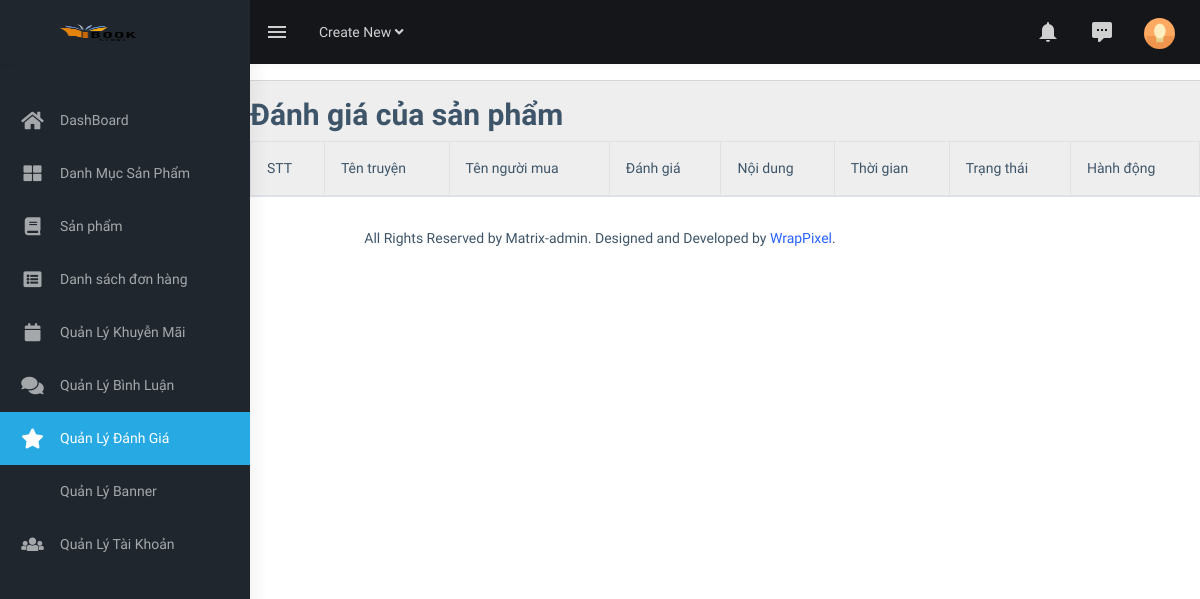
The app's page /admin/?act=danh-gia (signed in), older data.
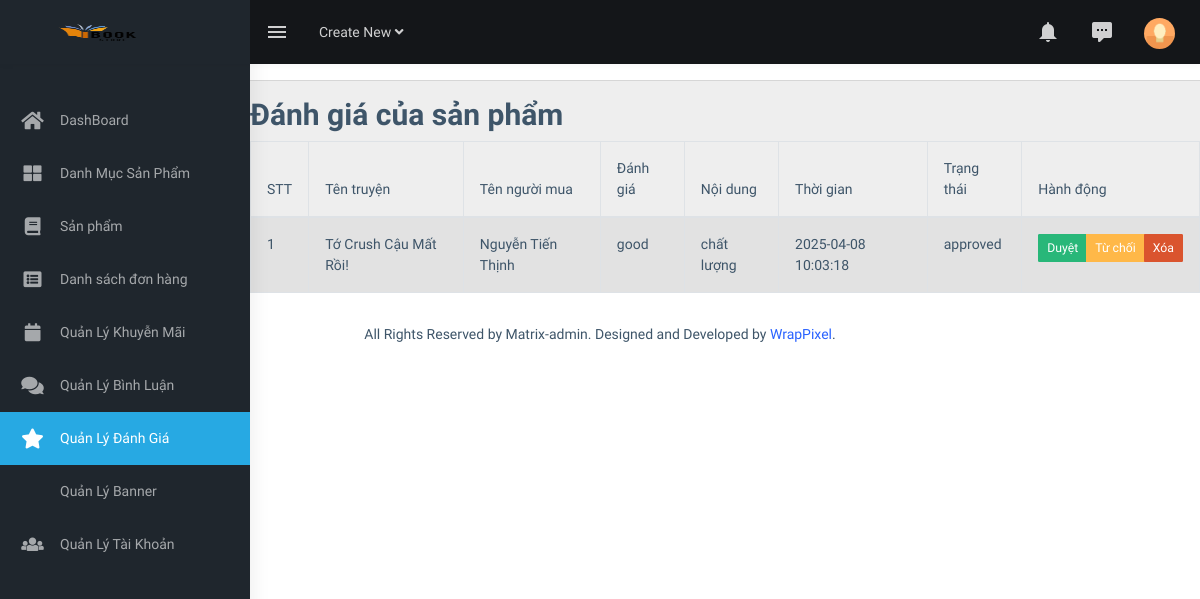
The same page, newer data.
### tables this page shows
CREATE TABLE `reviews` (
  `id` int NOT NULL,
  `comic_id` int DEFAULT NULL,
  `user_id` int DEFAULT NULL,
  `rating` enum('very_bad','bad','average','good','excellent') NOT NULL,
  `review_text` text,
  `created_at` timestamp NULL DEFAULT CURRENT_TIMESTAMP,
  `status` enum('pending','approved','rejected') DEFAULT 'pending',
  `order_id` int DEFAULT NULL
);

CREATE TABLE `comics` (
  `id` int NOT NULL,
  `title` varchar(255) NOT NULL,
  `author_id` int DEFAULT NULL,
  `category_id` int DEFAULT NULL,
  `description` text,
  `publication_date` date DEFAULT NULL,
  `price` decimal(10,2) DEFAULT NULL,
  `original_price` decimal(10,2) DEFAULT NULL,
  `stock_quantity` int NOT NULL,
  `image` varchar(255) DEFAULT NULL,
  `created_at` timestamp NULL DEFAULT CURRENT_TIMESTAMP,
  `updated_at` timestamp NULL DEFAULT CURRENT_TIMESTAMP ON UPDATE CURRENT_TIMESTAMP
);

CREATE TABLE `users` (
  `id` int NOT NULL,
  `name` varchar(255) NOT NULL,
  `email` varchar(255) NOT NULL,
  `password` varchar(255) NOT NULL,
  `phone` varchar(15) DEFAULT NULL,
  `avatar` varchar(255) DEFAULT NULL,
  `role` enum('user','admin') NOT NULL DEFAULT 'user',
  `created_at` timestamp NULL DEFAULT CURRENT_TIMESTAMP,
  `updated_at` timestamp NULL DEFAULT CURRENT_TIMESTAMP ON UPDATE CURRENT_TIMESTAMP
);

### admin/controllers/BinhluanController.php (called while the page is built, shortened)
<?php
class AdminBinhluanController
{
    public $modelbinhluan;
    public function __construct()
    {
        $this->modelbinhluan = new AdminBinhluan();
    }
    public function listDanhgia()
    {
        $danhgias = $this->modelbinhluan->getalldanhgia();
        require './views/binhluan/listdanhgia.php';
    }
}

### commons/core.php (called while the page is built, shortened)
<?php
function connectDB()
{
    $host = DB_HOST;
    $port = DB_PORT;
    $dbname = DB_NAME;
    try {
        $conn = new PDO("mysql:host=$host;port=$port;dbname=$dbname", DB_USERNAME, DB_PASSWORD);
        $conn->setAttribute(PDO::ATTR_ERRMODE, PDO::ERRMODE_EXCEPTION);
        $conn->setAttribute(PDO::ATTR_DEFAULT_FETCH_MODE, PDO::FETCH_ASSOC);
        return $conn;
    } catch (PDOException $e) {
        echo ("Connection failed: " . $e->getMessage());
    }
}
?>

### admin/models/AdminBinhluan.php (called while the page is built, shortened)
<?php
class AdminBinhluan
{
    public $conn;
    public function __construct()
    {
        $this->conn = connectDB();
    }
    public function getalldanhgia()
    {
        try {
            $sql = "SELECT reviews.*, users.name, comics.title
                        FROM reviews
                        INNER JOIN users ON reviews.user_id = users.id
                        INNER JOIN comics ON reviews.comic_id = comics.id
                        "
            ;
            $stmt = $this->conn->prepare($sql);
            $stmt->execute();
            return $stmt->fetchAll();
        } catch (Exception $e) {
            echo 'Lỗi: ' . $e->getMessage();
        }
    }
}

### admin/views/binhluan/listdanhgia.php (the view)
<div class="page-wrapper">
    <hr>
    <h2>Đánh giá của sản phẩm</h2>
    <div class="">
        <table id="example1" class="table table-bordered table-striped">
            <thead>
                <tr>
                    <th>STT</th>
                    <th>Tên truyện</th>
                    <th>Tên người mua</th>
                    <th>Đánh giá</th>
                    <th>Nội dung</th>
                    <th>Thời gian</th>
                    <th>Trạng thái</th>
                    <th>Hành động</th>
                </tr>
            </thead>
            <tbody>
                <?php foreach ($danhgias as $key => $danhgia): ?>
                    <tr>
                        <td><?= $key + 1 ?></td>
                        <td>
                            <a>
                                <?= $danhgia['title'] ?>
                            </a>
                        </td>
                        <td><?= $danhgia['name'] ?></td>
                        <td><?= $danhgia['rating'] ?></td>
                        <td><?= $danhgia['review_text'] ?></td>
                        <td><?= $danhgia['created_at'] ?></td>
                        <td><?= $danhgia['status'] ?></td>
                        <td>
                            <div class="btn-group">
                                <a href="<?= BASE_URL_ADMIN . '?act=approve-danhgia&id=' . $danhgia['id'] ?>"
                                    class="btn btn-success btn-sm">Duyệt</a>
                                <a href="<?= BASE_URL_ADMIN . '?act=reject-danhgia&id=' . $danhgia['id'] ?>"
                                    class="btn btn-warning btn-sm">Từ chối</a>
                                <a href="<?= BASE_URL_ADMIN . '?act=delete-danhgia&id=' . $danhgia['id'] ?>"
                                    class="btn btn-danger btn-sm"
                                    onclick="return confirm('Bạn có chắc muốn xóa đánh giá này?');">Xóa</a>
                            </div>
                        </td>
                    </tr>
                <?php endforeach ?>
            </tbody>
        </table>
    </div>
</div>

Row changes from the older to the newer data that the page shows:
added reviews: comic.title "Tớ Crush Cậu Mất Rồi!", user.name "Nguyễn Tiến Thịnh", rating "good", review_text "chất lượng", created_at "2025-04-08 10:03:18", status "approved"
